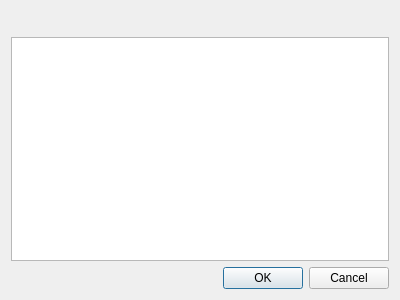
<?xml version="1.0" encoding="UTF-8"?>
<ui version="4.0">
 <class>OtherStore</class>
 <widget class="QDialog" name="OtherStore">
  <property name="geometry">
   <rect>
    <x>0</x>
    <y>0</y>
    <width>400</width>
    <height>300</height>
   </rect>
  </property>
  <property name="windowTitle">
   <string>Nearby results</string>
  </property>
  <layout class="QVBoxLayout" name="verticalLayout">
   <item>
    <widget class="QLabel" name="label">
     <property name="font">
      <font>
       <pointsize>13</pointsize>
      </font>
     </property>
     <property name="text">
      <string/>
     </property>
    </widget>
   </item>
   <item>
    <widget class="QTreeWidget" name="treeWidget">
     <attribute name="headerVisible">
      <bool>false</bool>
     </attribute>
     <column>
      <property name="text">
       <string notr="true">1</string>
      </property>
     </column>
    </widget>
   </item>
   <item>
    <widget class="QDialogButtonBox" name="buttonBox">
     <property name="orientation">
      <enum>Qt::Horizontal</enum>
     </property>
     <property name="standardButtons">
      <set>QDialogButtonBox::Cancel|QDialogButtonBox::Ok</set>
     </property>
    </widget>
   </item>
  </layout>
 </widget>
 <resources/>
 <connections>
  <connection>
   <sender>buttonBox</sender>
   <signal>rejected()</signal>
   <receiver>OtherStore</receiver>
   <slot>close()</slot>
   <hints>
    <hint type="sourcelabel">
     <x>345</x>
     <y>278</y>
    </hint>
    <hint type="destinationlabel">
     <x>398</x>
     <y>33</y>
    </hint>
   </hints>
  </connection>
  <connection>
   <sender>buttonBox</sender>
   <signal>accepted()</signal>
   <receiver>OtherStore</receiver>
   <slot>close()</slot>
   <hints>
    <hint type="sourcelabel">
     <x>249</x>
     <y>276</y>
    </hint>
    <hint type="destinationlabel">
     <x>225</x>
     <y>265</y>
    </hint>
   </hints>
  </connection>
 </connections>
</ui>
